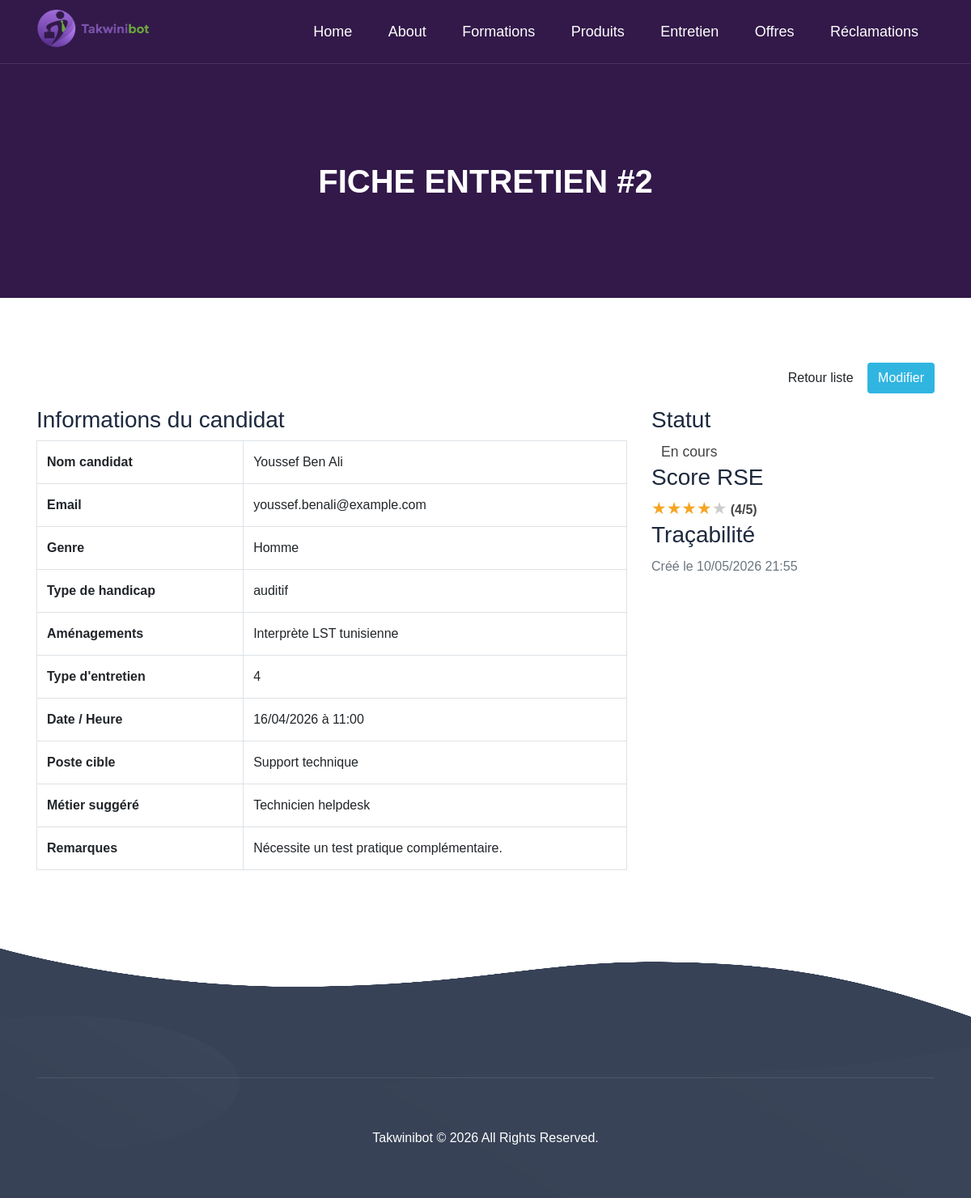
Page /show.php?id=2 on the committed database.
### tables this page shows
CREATE TABLE `entretien` (
  `id`              bigint(20) UNSIGNED NOT NULL AUTO_INCREMENT,

   
  `nom_candidat`    varchar(100)        NOT NULL,
  `email_candidat`  varchar(150)        NOT NULL,
  `genre`           enum('homme','femme') NOT NULL DEFAULT 'homme',
  `type_handicap`   varchar(100)        NOT NULL,
  `amenagements`    text                DEFAULT NULL,

   
  `type_entretien_id` bigint(20) UNSIGNED NOT NULL COMMENT 'FK → type_entretien.id',
  `date_entretien`  date                NOT NULL,
  `heure_entretien` time                NOT NULL,

   
  `poste_cible`     varchar(150)        NOT NULL,
  `metier_suggere`  varchar(150)        DEFAULT NULL,
  `score_rse`       tinyint(3) UNSIGNED DEFAULT NULL
                    CHECK (`score_rse` BETWEEN 1 AND 5),
  `remarques`       text                DEFAULT NULL,

   
  `statut`          enum('planifié','en cours','terminé','annulé')
                    NOT NULL DEFAULT 'planifié',
  `created_at`      datetime            NOT NULL DEFAULT current_timestamp(),

  PRIMARY KEY (`id`),
  KEY `idx_type_entretien`  (`type_entretien_id`),
  KEY `idx_date_entretien`  (`date_entretien`),
  KEY `idx_statut_entretien`(`statut`),
  KEY `idx_email_candidat`  (`email_candidat`)
);

### show.php (the view, shortened to what this page needs)
<?php
$pdo = config::getConnexion();
function e(string $value): string
{
    return htmlspecialchars($value, ENT_QUOTES, 'UTF-8');
}
function badgeClass(string $statut): string
{
    return match ($statut) {
        'planifié' => 'label label-warning',
        'en cours' => 'label label-info',
        'terminé'  => 'label label-success',
        'annulé'   => 'label label-danger',
        default    => 'label label-default',
    };
}
function renderStars(?int $score): string
{
    $html = '';
    for ($i = 1; $i <= 5; $i++) {
        $html .= '<span style="color:' . ($i <= $score ? '#f5a623' : '#ccc') . ';font-size:1.3em;">★</span>';
    }
    return $html . ' <strong>(' . $score . '/5)</strong>';
}
$id = isset($_GET['id']) ? (int) $_GET['id'] : 0;
$stmt = $pdo->prepare('SELECT * FROM entretien WHERE id = :id');
$stmt->execute([':id' => $id]);
$entretien = $stmt->fetch();
$assets = '/Hilux-1.0.0/Hilux-1.0.0/Hilux-1.0.0/Hilux-1.0.0/assets';
?>
<!DOCTYPE html>
<html lang="fr">
<head>
    <link rel="stylesheet" href="<?= $assets ?>/bootstrap/css/bootstrap.min.css">
    <link rel="stylesheet" href="<?= $assets ?>/fonts/font-awesome.min.css">
    <link rel="stylesheet" href="<?= $assets ?>/fonts/themify-icons.css">
    <link rel="stylesheet" href="<?= $assets ?>/css/fonts.css">
    <link rel="stylesheet" href="<?= $assets ?>/css/menu.css">
    <link rel="stylesheet" href="<?= $assets ?>/css/style.css">
    <link rel="stylesheet" href="<?= $assets ?>/css/responsive.css">
</head>
<body data-spy="scroll" data-offset="80">
<header class="site-navbar js-sticky-header site-navbar-target" role="banner">
    <div class="container">
        <div class="row align-items-center">
            <div class="col-6 col-xl-2">
                <h1 class="mb-0 site-logo"><a href="/Hilux-1.0.0/Hilux-1.0.0/Hilux-1.0.0/Hilux-1.0.0/index.html"><img src="<?= $assets ?>/img/logo.png" alt="TakwiniBot"></a></h1>
            </div>
            <div class="col-12 col-md-10 d-none d-xl-block">
                <nav class="site-navigation position-relative text-right" role="navigation">
                    <ul class="site-menu main-menu js-clone-nav mr-auto d-none d-lg-block">
                        <li><a class="nav-link" href="/Hilux-1.0.0/Hilux-1.0.0/Hilux-1.0.0/Hilux-1.0.0/index.html">Home</a></li>
                        <li><a class="nav-link" href="/Hilux-1.0.0/Hilux-1.0.0/Hilux-1.0.0/Hilux-1.0.0/about.html">About</a></li>
                        <li><a class="nav-link" href="/Hilux-1.0.0/Hilux-1.0.0/Hilux-1.0.0/Hilux-1.0.0/formations/formation.html">Formations</a></li>
                        <li><a class="nav-link" href="/Hilux-1.0.0/Hilux-1.0.0/Hilux-1.0.0/Hilux-1.0.0/gallery.html">Produits</a></li>
                        <li><a href="index.php" class="nav-link active">Entretien</a></li>
                        <li><a class="nav-link" href="/Hilux-1.0.0/Hilux-1.0.0/Hilux-1.0.0/Hilux-1.0.0/offres.html">Offres</a></li>
                        <li><a class="nav-link" href="/Hilux-1.0.0/Hilux-1.0.0/Hilux-1.0.0/Hilux-1.0.0/front_mes_reclamations.html">Réclamations</a></li>
                    </ul>
                </nav>
            </div>
        </div>
    </div>
</header>
<section class="section-top">
    <div class="container">
        <div class="col-lg-10 offset-lg-1 col-xs-12 text-center">
            <div class="section-top-title wow fadeInRight" data-wow-duration="1s" data-wow-delay="0.3s" data-wow-offset="0">
                <h1>Fiche entretien #<?= $id ?></h1>
            </div>
        </div>
    </div>
</section>
<section class="section-padding">
    <div class="container">
        <div class="row mb-3">
            <div class="col-md-12 text-right">
                <a href="index.php" class="btn btn-default">Retour liste</a>
                <a href="edit.php?id=<?= $id ?>" class="btn btn-default" style="background:#30b5e1;color:#fff;">Modifier</a>
            </div>
        </div>
        <div class="row">
            <div class="col-md-8">
                <div class="panel panel-default">
                    <div class="panel-heading"><h3 class="panel-title">Informations du candidat</h3></div>
                    <div class="panel-body">
                        <table class="table table-bordered">
                            <tr><th style="width:35%">Nom candidat</th><td><?= e($entretien['nom_candidat']) ?></td></tr>
                            <tr><th>Email</th><td><?= e($entretien['email_candidat']) ?></td></tr>
                            <tr><th>Genre</th><td><?= e(ucfirst($entretien['genre'])) ?></td></tr>
                            <tr><th>Type de handicap</th><td><?= e($entretien['type_handicap'] ?? 'Aucun') ?></td></tr>
                            <tr><th>Aménagements</th><td><?= $entretien['amenagements'] ? nl2br(e($entretien['amenagements'])) : '<span class="text-muted">Aucun</span>' ?></td></tr>
                            <tr><th>Type d'entretien</th><td><?= e((string) ($entretien['type_entretien_id'] ?? '')) ?></td></tr>
                            <tr><th>Date / Heure</th><td><?= e(date('d/m/Y', strtotime($entretien['date_entretien']))) ?> à <?= e(substr($entretien['heure_entretien'], 0, 5)) ?></td></tr>
                            <tr><th>Poste cible</th><td><?= e($entretien['poste_cible']) ?></td></tr>
                            <tr><th>Métier suggéré</th><td><?= $entretien['metier_suggere'] ? e($entretien['metier_suggere']) : '<span class="text-muted">Non renseigné</span>' ?></td></tr>
                            <tr><th>Remarques</th><td><?= $entretien['remarques'] ? nl2br(e($entretien['remarques'])) : '<span class="text-muted">Aucune</span>' ?></td></tr>
                        </table>
                    </div>
                </div>
            </div>
            <div class="col-md-4">
                <div class="panel panel-default">
                    <div class="panel-heading"><h3 class="panel-title">Statut</h3></div>
                    <div class="panel-body">
                        <span class="<?= e(badgeClass($entretien['statut'])) ?>" style="font-size:1.1em;padding:6px 12px;">
                            <?= e(ucfirst($entretien['statut'])) ?>
                        </span>
                    </div>
                </div>
                <div class="panel panel-default">
                    <div class="panel-heading"><h3 class="panel-title">Score RSE</h3></div>
                    <div class="panel-body">
                        <?= renderStars($entretien['score_rse'] !== null ? (int) $entretien['score_rse'] : null) ?>
                    </div>
                </div>
                <div class="panel panel-default">
                    <div class="panel-heading"><h3 class="panel-title">Traçabilité</h3></div>
                    <div class="panel-body">
                        <p class="text-muted mb-0">Créé le <?= e(date('d/m/Y H:i', strtotime($entretien['created_at']))) ?></p>
                    </div>
                </div>
            </div>
        </div>
    </div>
</section>
<footer class="footer-area">
    <div class="container">
        <div class="row text-center">
            <div class="col-lg-12 col-sm-12 col-xs-12 wow zoomIn">
                <p class="footer_copyright">Takwinibot &copy; 2026 All Rights Reserved.</p>
            </div>
        </div>
    </div>
</footer>
</body>
</html>

### assets-theme/css/menu.css (style rules this page uses)
.site-navbar { margin-bottom: 0px; z-index: 1999; position: absolute; top: 0; width: 100%; }
.site-navbar .site-logo { position: relative; left: 0; font-size: 24px; }
.site-navbar .site-navigation .site-menu { margin-bottom: 0; }
.site-navbar .site-navigation .site-menu .active { color: #35ac39; display: inline-block; padding: 20px 20px; }
.site-navbar .site-navigation .site-menu a { text-decoration: none !important; display: inline-block; }
.site-navbar .site-navigation .site-menu > li { display: inline-block; }
.site-navbar .site-navigation .site-menu > li > a { padding: 25px 20px; font-size: 18px; text-transform: capitalize; display: inline-block; text-decoration: none !important; }
.site-mobile-menu .site-nav-wrap { padding: 0; margin: 0; list-style: none; position: relative; }
.site-mobile-menu .site-nav-wrap a { padding: 10px 20px; display: block; position: relative; color: #212529; }
.site-mobile-menu .site-nav-wrap li { position: relative; display: block; }
.site-mobile-menu .site-nav-wrap li .active { color: #35ac39; }
.site-mobile-menu .site-nav-wrap > li { display: block; position: relative; float: left; width: 100%; }
.site-mobile-menu .site-nav-wrap > li > a { padding-left: 20px; font-size: 20px; }
.sticky-wrapper .site-navbar { -webkit-transition: .3s all ease; -o-transition: .3s all ease; transition: .3s all ease; }
.sticky-wrapper .site-navbar { border-bottom: 1px solid rgba(255, 255, 255, 0.1); }
.site-logo img { width:150px; }
.sticky-wrapper .site-navbar .site-logo a { color: #fff; }
.sticky-wrapper .site-navbar .site-menu > li > a { color: #fff !important; }
.sticky-wrapper .site-navbar .site-menu > li > a:hover, .sticky-wrapper .site-navbar .site-menu > li > a.active { color: #fff !important; }

### assets-theme/css/style.css (style rules this page uses)
body { color: #444; font-family: 'Exo', sans-serif; font-size: 16px; font-weight: 400; line-height: 28px; background:#fff; overflow-x:hidden; }
html, body { height: 100% }
h1, h2, h3, h4, h5, h6 { letter-spacing: 0px; margin-top: 0px; font-family: 'Exo', sans-serif; color: #1d293e; font-weight: 400; }
a { font-family: 'Exo', sans-serif; text-decoration: none; -webkit-transition: all 0.2s ease 0s; -o-transition: all 0.2s ease 0s; transition: all 0.2s ease 0s; }
p { margin-bottom: 0; }
ul, li { margin: 0; padding: 0; }
.section-padding { padding:80px 0 }
.footer-area { position: relative; background-image: url(../img/bg/footer.png); background-size: 100% 100%; padding: 160px 0px 60px; }
.footer_copyright { color: #fff; margin: 0; text-transform: capitalize; border-top: 1px solid rgba(255, 255, 255, 0.1); padding-top: 60px; }
.section-top { background:#321949; padding-bottom: 120px; padding-top: 200px; position: relative; }
.section-top-title h1 { margin: 0; color:#fff; font-weight:600; text-transform: uppercase; }

### rows in the picture
entretien: nom_candidat "Youssef Ben Ali", email_candidat "youssef.benali@example.com", genre "Homme", type_handicap "auditif", amenagements "Interprète LST tunisienne", type_entretien "4", date_entretien "16/04/2026", heure_entretien "11:00", poste_cible "Support technique", metier_suggere "Technicien helpdesk", remarques "Nécessite un test pratique complémentaire.", statut "En cours", score_rse "4", created_at "10/05/2026 21:55"

### other values in the picture
$id "2"
